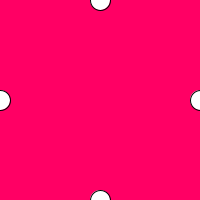
Frame 1 (no input)
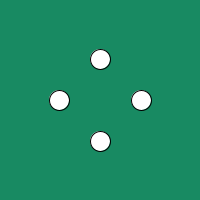
Frame 60 (the mouse pressed at the canvas centre just before this capture)
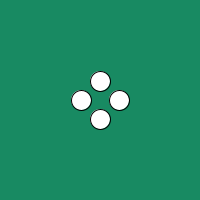
Frame 120 (the mouse held since frame 60 and released just before this capture)

The Processing sketch that drew these frames (run headless with seeded random() and noise(); from frame 60 on, the mouse is pressed at the canvas centre):

// Processing sketch: processing_20592
// ── processing_20592.pde

int x = 0;
int y= 0;
int b = 200;
int c =200;
int e=200;
void setup()
{ 

  size(200,200);
}

void draw()
{
  background(24,138,98);  
  if (x<50)
  {background (255,0,100);
  }
  fill(255);
  ellipse(x,100,20,20);

  x++;

  if(x>200) {
    x=0;
  }

  ellipse(100,y,20,20);

  y++;

  if(y>200) {
    y=0;
  }

    ellipse(b,100,20,20);

    b--;
  

  if(b<0) {
    b=200;
  }

  ellipse(100,c,20,20);

  c--;

  if(c<0) {
    c=200;
  
}

}
